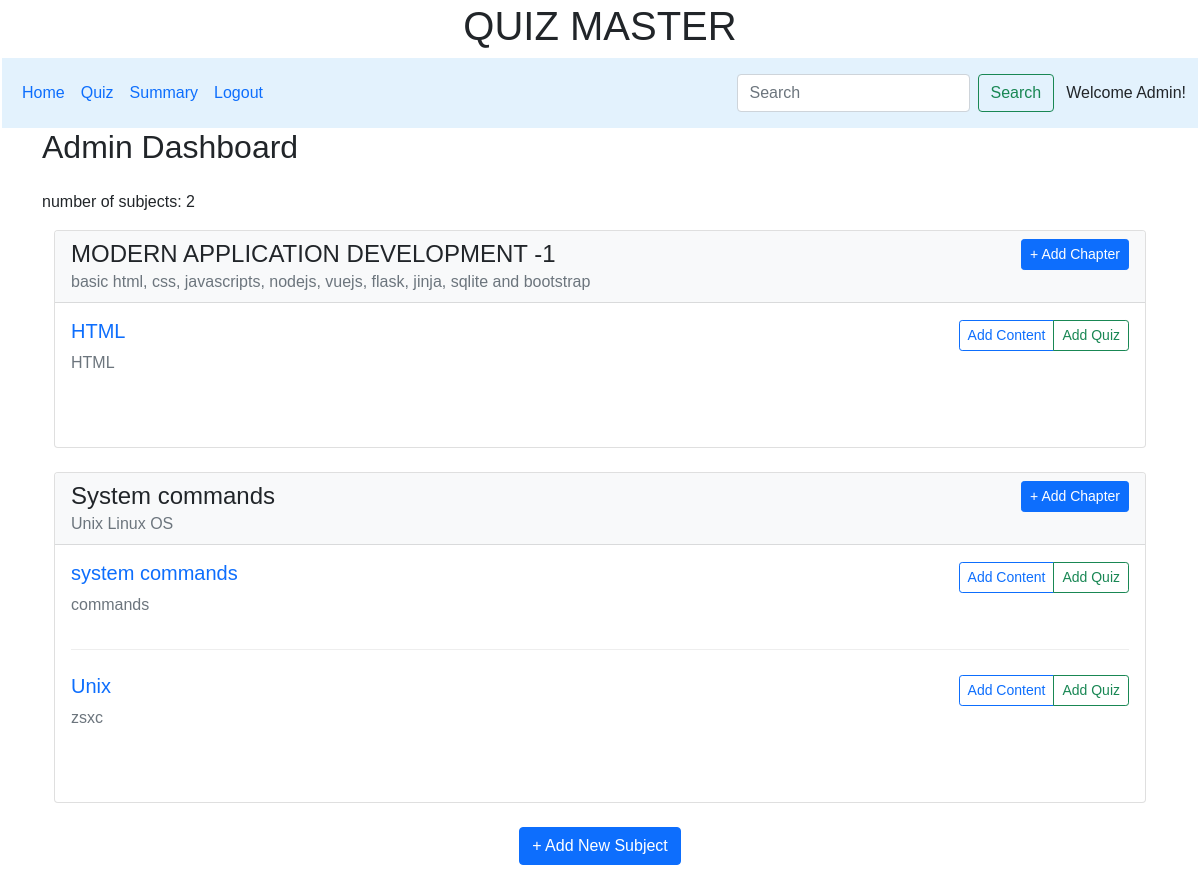
/admin_dashboard/Admin, run on the app's committed database.
### controllers/model.py (models this page shows)
class Subject(db.Model):
    __tablename__ = 'subject'
    id = db.Column(db.Integer, primary_key=True)
    subject = db.Column(db.String, nullable=False)
    description = db.Column(db.String, nullable=True)
    chapters = db.relationship('Chapter', backref=db.backref('subject_ref', lazy='select'), lazy='select')

class Chapter(db.Model):
    __tablename__ = 'chapter'
    id = db.Column(db.Integer, primary_key=True)
    subject_id = db.Column(db.Integer, db.ForeignKey('subject.id'), nullable=False)
    chapter = db.Column(db.String, nullable=False)
    description = db.Column(db.String, nullable=True)
    quizzes = db.relationship('Quiz', backref=db.backref('chapter_ref', lazy='select'), lazy='select')
    content = db.relationship('content', backref=db.backref('chapter_ref', lazy='select'), lazy='select')

### controllers/controller.py (the view)
@app.route("/admin_dashboard/<Name>")
def admin_dashboard(Name):
    subjects = get_subjects()
    chapters = get_chapters()
    quizzes = Quiz.query.all()
    contents = content.query.all()
    return render_template("admin_dashboard.html",Name=Name, subjects=subjects,chapters=chapters,quizzes=quizzes, content=contents)

### controllers/controller.py (called while the page is built)
def get_subjects():
    allsubject = Subject.query.all()
    return allsubject

def get_chapters():
    allchapter = Chapter.query.all()
    return allchapter

### templates/admin_dashboard.html (shortened to what this page needs)
{% extends "admin_layout.html" %}
{% block content %}
<div class="container">
    <h2 class="mb-4">Admin Dashboard</h2>
    <div class="debug-info mb-3">
      <p> number of subjects: {{ subjects|length }}</p>
    </div>
     <div class="container">
    {% if subjects and subjects|length %}
        {% for subject in subjects %}
        <div class="card mb-4">
            <div class="card-header bg-light">
                <div class="d-flex justify-content-between align-items-center">
                    <h4 class="mb-0">{{ subject.subject }}</h4>
                    <a href="{{ url_for('add_chapter', subject_id=subject.id) }}"
                       class="btn btn-primary btn-sm">+ Add Chapter</a>
                </div>
                <p class="text-muted mb-0">{{ subject.description }}</p>
            </div>
            <div class="card-body">
                {% if subject.chapters %}
                    {% for chapter in subject.chapters %}
                    <div class="chapter-section mb-4">
                        <div class="d-flex justify-content-between align-items-center">
                          <h5><a href="{{ url_for('view_chapter', chapter_id=chapter.id) }}" class="text-decoration-none">{{ chapter.chapter }}</a></h5>
                            <div class="btn-group">
                                <a href="{{ url_for('add_chapter', subject_id=subject.id) }}"method='POST'
                                   class="btn btn-outline-primary btn-sm">Add Content</a>
                                <a href="{{ url_for('add_quiz', chapter_id=chapter.id) }}"
                                   class="btn btn-outline-success btn-sm">Add Quiz</a>
                            </div>
                        </div>
                        <p class="text-muted">{{ chapter.description }}</p>
                    </div>
                    {% endfor %}
                {% else %}
                    <p class="text-center text-muted">No chapters added yet.</p>
                {% endif %}
            </div>
        </div>
        {% endfor %}
    {% else %}
        <div class="text-center">
            <p>No subjects found. Start by adding a subject.</p>
        </div>
    {% endif %}
    </div>
    <div class="text-center mb-4">
        <a href="{{ url_for('adding_subject') }}" class="btn btn-primary">+ Add New Subject</a>
    </div>
</div>
<link rel="stylesheet" href="https://cdnjs.cloudflare.com/ajax/libs/font-awesome/5.15.4/css/all.min.css">
{% endblock %}

### static/style.css (style rules this page uses)
* { margin: 0px; padding: 0px; box-sizing: border-box; font-family: Arial, Helvetica, sans-serif; }
.chapter-section { border-bottom: 1px solid #eee; padding-bottom: 1rem; }
.chapter-section:last-child { border-bottom: none; }

### data on the page
Subject: subject "MODERN APPLICATION DEVELOPMENT -1", description "basic html, css, javascripts, nodejs, vuejs, flask, jinja, sqlite and bootstrap"
Chapter: chapter "HTML", description "HTML"
Subject: subject "System commands", description "Unix Linux OS"
Chapter: chapter "system commands", description "commands"
Chapter: chapter "Unix", description "zsxc"

### other printed values
{{ Name }} "Admin"
{{ subjects|length }} "2"
